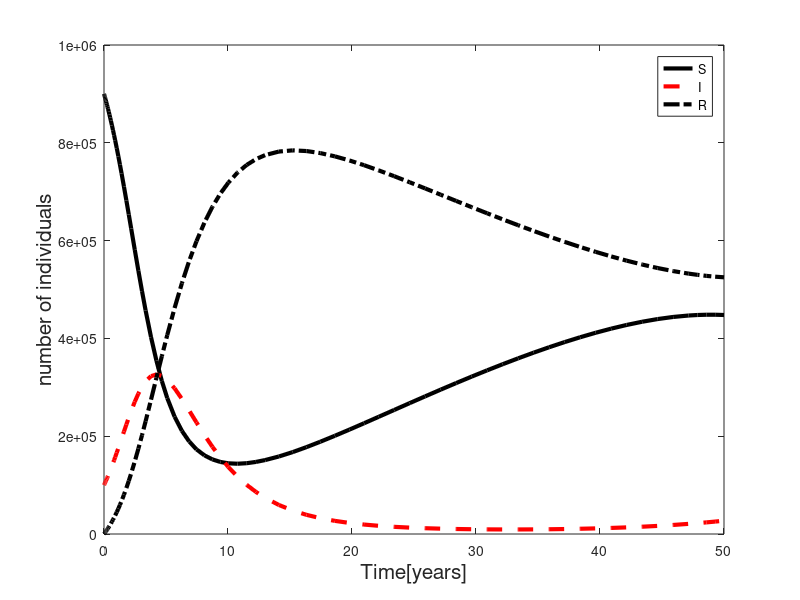

Write the MATLAB code that produced this figure. (Note: this script raises an error after producing the figure.)
close all;
clear all;
clc;

N = 1e6;
alpha = 1e-6;
beta = 1/3;
sigma = 1/50;
S0 = 9e5;
I0 = 1e5;
x0 = [S0; I0; N-S0-I0];
SIRendemic_rhs = @(t,Xt) [sigma*N-alpha*Xt(1)*Xt(2)-sigma*Xt(1); 
                        alpha*Xt(1)*Xt(2)-beta*Xt(2)-sigma*Xt(2);
                        beta*Xt(2)-sigma*Xt(3)];
T = 50;
[time,X] = ode45(SIRendemic_rhs,[0,T],x0);
plot(time, X(:,1),'k-','LineWidth',3)
hold on
plot(time, X(:,2),'r--','LineWidth',3)
plot(time, X(:,3),'k-.','LineWidth',3)
xlabel('Time[years]','FontSize',15)
ylabel('number of individuals','FontSize',15)
hold off
legend('S','I','R')

perOSusceptible=(X(end,1)/N)*100;
perOInfected=(X(end,2)/N)*100;
perORecovered=(X(end,3)/N)*100;
disp(perOSusceptible);
disp(perOInfected);
disp(perORecovered);
disp(perOSusceptible+perOInfected+perORecovered);
maxDuringEpid=max(X(:,2));
perOMaxDurEpid=(maxDuringEpid/N)*100;
disp(perOMaxDurEpid);
index = find(X(:,2)>=200000);
ydesired = time(index);
%yDesired = interp1(X(:,2),time, 200000);
hline(200000);
vline(ydesired(1));
vline(ydesired(end));
disp(ydesired(end)-ydesired(1));



